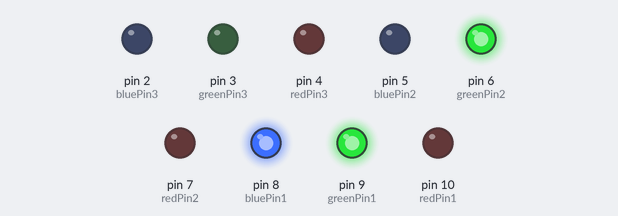
A sketch run on a simulated Arduino Uno, built with avr-gcc and run on an emulated ATmega328P. Parts: output pins drawn as LEDs (lit = HIGH).

Above: at 0.05 s.
At 0.3 s:
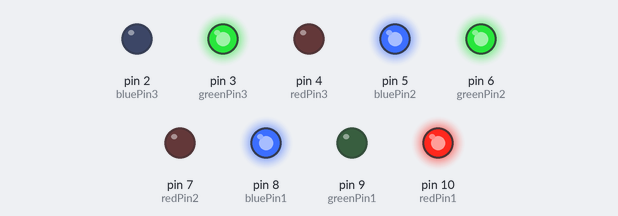
At 0.6 s:
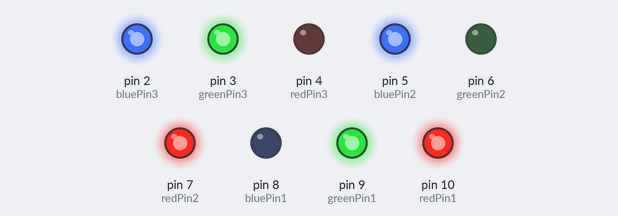
At 0.9 s:
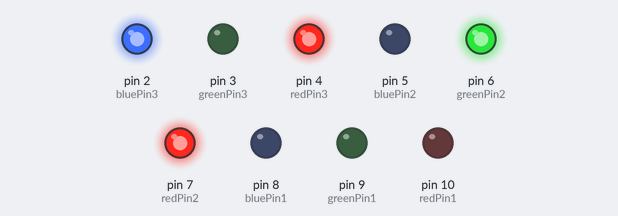
At 1.2 s:
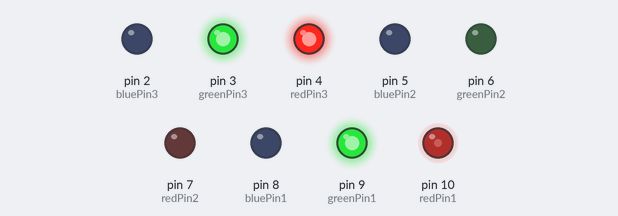
Timing chart, 0 to 3.0 s (numbered marks = the images above):
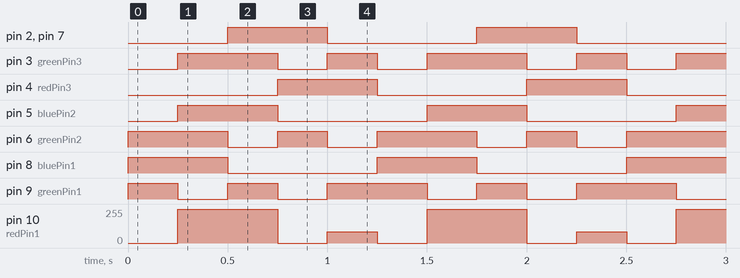

The sketch:

RGBWP_Cycle.ino
```cpp
int redPin1 = 10;
int greenPin1 = 9;
int bluePin1 = 8;

int redPin2 = 7;
int greenPin2 = 6;
int bluePin2 = 5;

int redPin3 = 4;
int greenPin3 = 3;
int bluePin3 = 2;

void setup() {
  pinMode(redPin1, OUTPUT);
  pinMode(greenPin1, OUTPUT);
  pinMode(bluePin1, OUTPUT);
  pinMode(redPin2, OUTPUT);
  pinMode(greenPin2, OUTPUT);
  pinMode(bluePin2, OUTPUT);
  pinMode(redPin3, OUTPUT);
  pinMode(greenPin3, OUTPUT);
  pinMode(bluePin3, OUTPUT);
}

void loop() {
  setColor1(255, 0, 0); // Red Color
  setColor2(170, 0, 255); // Purple Color
  setColor3(255, 255, 255); // White Color
  delay(250);
  setColor1(0, 255, 0); // Green Color
  setColor2(255, 0, 0); // Red Color
  setColor3(170, 0, 255); // Purple Color
  delay(250);
  setColor1(0, 0, 255); // Blue Color
  setColor2(0, 255, 0); // Green Color
  setColor3(255, 0, 0); // Red Color
  delay(250);
  setColor1(255, 255, 255); // White Color
  setColor2(0, 0, 255); // Blue Color
  setColor3(0, 255, 0); // Green Color
  delay(250);
  setColor1(170, 0, 255); // Purple Color
  setColor2(255, 255, 255); // White Color
  setColor3(0, 0, 255); // Blue Color
  delay(250);
}

void setColor1(int redValue, int greenValue, int blueValue) {
  analogWrite(redPin1, 255-redValue);
  analogWrite(greenPin1, 255-greenValue);
  analogWrite(bluePin1, 255-blueValue);
}

void setColor2(int redValue, int greenValue, int blueValue) {
  analogWrite(redPin2, 255-redValue);
  analogWrite(greenPin2, 255-greenValue);
  analogWrite(bluePin2, 255-blueValue);
}

void setColor3(int redValue, int greenValue, int blueValue) {
  analogWrite(redPin3, 255-redValue);
  analogWrite(greenPin3, 255-greenValue);
  analogWrite(bluePin3, 255-blueValue);
}
```

Measured:
- by itself, pin 2 (bluePin3), pin 4 (redPin3), pin 5 (bluePin2), pin 7 (redPin2), pin 8 (bluePin1): alternates HIGH for 0.50 s and LOW for 0.75 s
- by itself, pin 3 (greenPin3), pin 6 (greenPin2), pin 9 (greenPin1): repeats every 1.3 s: LOW 0.25 s, HIGH 0.25 s, LOW 0.25 s, HIGH 0.50 s
- by itself, pin 10 (redPin1): repeats every 1.3 s: 0/255 0.25 s, 85/255 0.25 s, 0/255 0.25 s, 255/255 0.50 s
